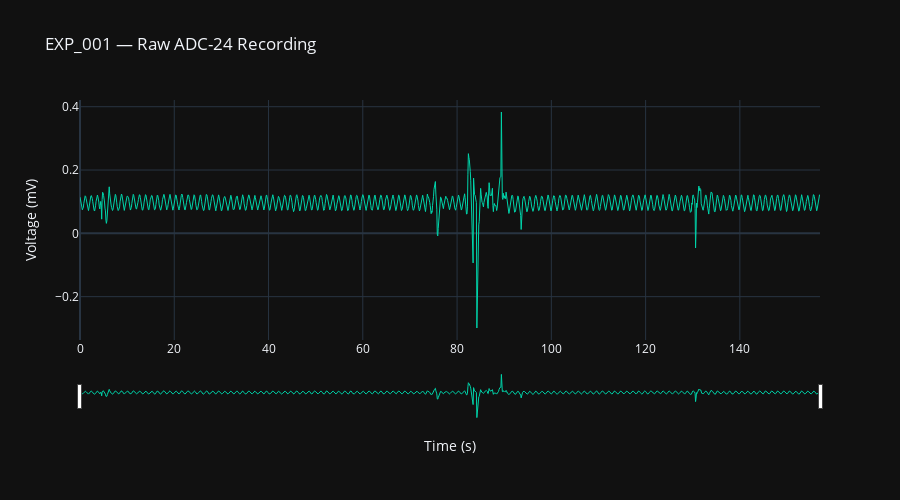

This figure's notebook cell:
### Markdown cell above
## 2. Raw signal — full trace

### Code cell
fig = go.Figure()

fig.add_trace(go.Scatter(
    x=t, y=raw_mv,
    mode="lines",
    name="Differential 1-2",
    line=dict(color="#00d4aa", width=1),
))

fig.update_layout(
    title="EXP_001 — Raw ADC-24 Recording",
    xaxis_title="Time (s)",
    yaxis_title="Voltage (mV)",
    template="plotly_dark",
    height=500,
    hovermode="x unified",
    xaxis=dict(rangeslider=dict(visible=True)),
)

fig.show()

### Figure 1 — Plotly figure (JSON) as saved in the notebook; plotly's stock layout.template omitted (floating-point values rounded to 4 significant figures; data arrays with more than 128 entries replaced by an {"elided": "..."} marker saying what was removed)
{"data": [{"line": {"color": "#00d4aa", "width": 1}, "mode": "lines", "name": "Differential 1-2", "type": "scatter", "x": {"elided": "1571 float values"}, "y": {"elided": "1571 float values"}}], "layout": {"height": 500, "hovermode": "x unified", "title": {"text": "EXP_001 — Raw ADC-24 Recording"}, "xaxis": {"rangeslider": {"visible": true}, "title": {"text": "Time (s)"}}, "yaxis": {"title": {"text": "Voltage (mV)"}}}}
